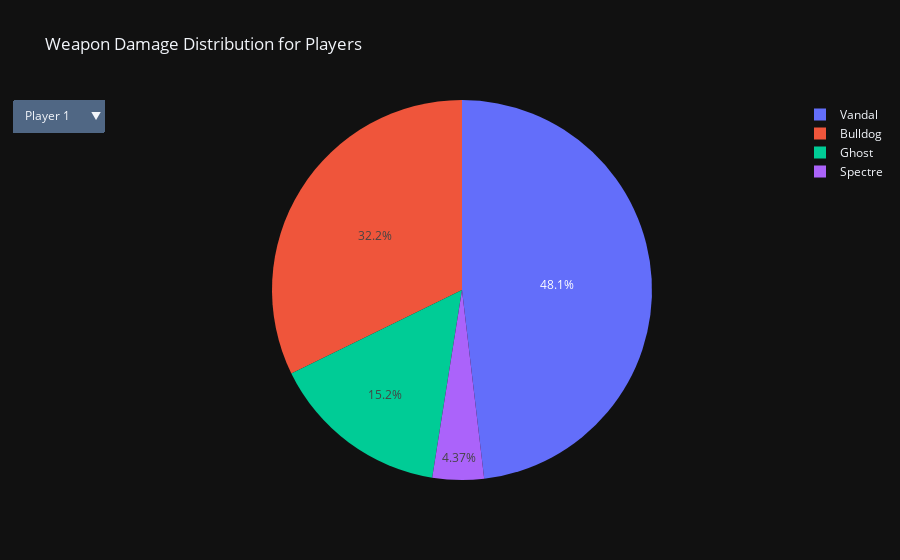

Notebook code for this chart:
### Code cell
# 创建不同玩家的饼图
fig = go.Figure()

# 为每个玩家创建饼图数据
players = df_without_location_general['causerID'].unique()
for player in players:
    player_data = df_without_location_general[df_without_location_general['causerID'] == player]
    fig.add_trace(go.Pie(labels=player_data['weaponName'], 
                         values=player_data['damageAmount'], 
                         visible=(player == players[0]),  # 仅默认显示第一个玩家的图
                         name=f'Player {player}'))

# 创建下拉按钮
buttons = []
for i, player in enumerate(players):
    buttons.append(dict(method='update',
                        label=f"Player {player}",
                        args=[{'visible': [False] * len(players)},  # 隐藏其他玩家的数据
                              {'title': f"Weapon Damage Distribution for Player {player}"}]))
    buttons[-1]['args'][0]['visible'][i] = True  # 仅显示当前选择玩家的饼图

# 添加按钮到图表中
fig.update_layout(updatemenus=[{
    'buttons': buttons,
    'direction': 'down',
    'showactive': True
}])

fig.update_layout(title_text="Weapon Damage Distribution for Players")


fig.add_trace(go.Pie(labels=player_data['weaponName'], 
                     values=player_data['damageAmount'], 
                     visible=(player == players[0]), 
                     name=f'Player {player}'))

# 显示图表
fig.show()

### Figure 1 — Plotly figure (JSON) as saved in the notebook; plotly's stock layout.template omitted (floating-point values rounded to 4 significant figures)
{"data": [{"labels": ["Ghost", "Spectre", "Spectre", "Spectre", "Spectre", "Bulldog", "Vandal", "Bulldog", "Bulldog", "Vandal", "Vandal", "Vandal", "Bulldog", "Vandal", "Vandal", "Ghost", "Ghost", "Ghost", "Ghost", "Ghost", "Ghost", "Ghost", "Bulldog", "Bulldog", "Bulldog", "Bulldog", "Bulldog", "Bulldog", "Bulldog", "Bulldog", "Bulldog", "Bulldog", "Vandal", "Vandal", "Vandal", "Vandal", "Vandal", "Vandal", "Vandal"], "name": "Player 1", "type": "pie", "values": [30, 20, 20, 20, 20, 35, 150, 35, 25, 5, 150, 40, 35, 125, 40, 75, 30, 30, 30, 14, 30, 40, 35, 30, 23.01, 76.99, 0.25, 115.5, 34.5, 35, 90, 19.7, 90.3, 34.7, 40, 125, 23.76, 23.85, 33.13], "visible": true}, {"labels": ["Ghost", "Ghost", "Classic", "Classic", "Classic", "Bulldog", "Vandal", "Vandal", "Vandal", "Vandal", "Vandal", "Vandal", "Vandal", "Vandal", "Vandal", "Phantom", "Phantom", "Vandal", "Vandal", "Vandal", "Vandal", "Vandal", "Spectre", "Spectre", "Spectre", "Ghost", "Shorty", "Shorty", "Shorty", "Shorty", "Shorty", "Shorty", "Shorty", "Shorty", "Shorty", "Shorty", "Shorty", "Shorty", "Vandal", "Vandal", "Guardian", "Guardian", "Guardian", "Guardian"], "name": "Player 9", "type": "pie", "values": [100, 30, 20, 78, 72, 115.5, 40, 110, 27, 40, 40, 70, 150, 40, 40, 39, 31, 40, 40, 40, 5, 40, 30, 26, 26, 105, 12, 6.433, 12, 4.275, 4.869, 12, 12, 24, 24, 24, 12, 2.423, 40, 40, 65, 5, 128.2, 150], "visible": false}, {"labels": ["Ghost", "Ghost", "Ghost", "Ghost", "Ghost", "Bulldog", "Bulldog", "Bulldog", "Bulldog", null, "Guardian", "Guardian", "Vandal", "Vandal", null, "Vandal", "Vandal", "Vandal", "Vandal", "Vandal", "Vandal", "Vandal", "Sheriff", "Sheriff", "Vandal", "Vandal", "Vandal", "Vandal", "Ghost", "Ghost", "Ghost", "Bulldog", "Bulldog", "Bulldog", "Bulldog", "Bulldog", "Bulldog", "Bulldog", "Vandal", "Vandal", "Vandal"], "name": "Player 5", "type": "pie", "values": [30, 97.84, 30, 30, 10, 100, 35, 35, 30, 39.4, 65, 100, 40, 125, 49.84, 40, 35.16, 40, 40, 40, 24.05, 74.95, 125, 50, 125.1, 30, 30.0, 110, 100, 25, 22, 35, 18.15, 35, 11.85, 35, 35, 30, 40, 40, 40], "visible": false}, {"labels": ["Classic", "Classic", "Ghost", "Ghost", "Ghost", "Ghost", "Vandal", "Vandal", "Vandal", "Vandal", "Vandal", "Vandal", "Vandal", "Vandal", "Vandal", "Vandal", "Vandal", "Vandal", "Vandal", "Vandal", "Vandal", "Vandal", "Vandal", "Phantom", "Phantom", "Phantom", "Vandal", "Vandal", "Vandal", "Vandal", "Vandal", "Vandal", "Vandal", "Vandal", "Classic", "Classic", "Bulldog", "Bulldog", "Bulldog", "Bulldog", "Sheriff", "Vandal", "Vandal", "Vandal", "Vandal", "Vandal", "Vandal", "Vandal", "Vandal", "Vandal", "Vandal"], "name": "Player 3", "type": "pie", "values": [2.155, 70, 30, 30, 30, 10, 16.7, 16.7, 16.67, 16.7, 16.68, 16.78, 16.76, 27.37, 40, 40, 40, 40, 40, 150, 125, 34, 18.63, 35, 35, 12.5, 24.9, 150, 150, 40, 40, 40, 150, 30, 78, 26, 35, 35, 35, 29.75, 65.3, 40, 40, 40, 5, 125, 100, 40, 40, 5, 44.26], "visible": false}, {"labels": ["Classic", "Classic", "Classic", "Vandal", "Vandal", "Vandal", "Sheriff", "Sheriff", "Vandal", "Vandal", "Vandal", "Vandal", "Vandal", "Vandal", "Classic", "Vandal", "Judge", "Vandal"], "name": "Player 8", "type": "pie", "values": [78, 26, 26, 40, 40, 40, 31.32, 33.87, 40, 38.07, 17.29, 40, 40, 40, 26, 66, 17, 150], "visible": false}, {"labels": ["Ghost", "Ghost", "Ghost", "Ghost", "Ghost", "Bulldog", "Bulldog", "Bulldog", "Bulldog", "Vandal", "Vandal", "Vandal", "Operator", "Operator", "Judge", "Judge", "Judge", "Judge", "Judge", "Judge", "Judge", "Judge", "Judge", "Judge", "Operator", "Operator", "Operator", null, "Classic", "Sheriff", "Vandal", "Vandal", "Shorty", "Shorty", "Shorty", "Shorty", "Shorty", "Shorty", "Shorty", "Shorty", "Vandal", "Vandal", "Vandal", "Vandal"], "name": "Player 2", "type": "pie", "values": [30, 70, 25.5, 30, 69.5, 100, 20, 35, 90, 30.14, 22.3, 62.56, 100, 150, 17, 17, 14.45, 17, 17, 14.45, 17, 14.45, 17, 4.65, 60, 125, 110, 42.5, 26, 55, 150, 40, 12, 24, 12, 24, 12, 12, 12, 12, 40, 42.94, 40, 85], "visible": false}, {"labels": ["Ghost", null, null, null, "Vandal", "Vandal", "Vandal", "Vandal", "Vandal", "Vandal", null, null, null, "Vandal", "Vandal", "Vandal", "Vandal", "Vandal", "Vandal", "Vandal", "Vandal", "Vandal", "Vandal", "Vandal", "Vandal", "Vandal", "Vandal", "Vandal", "Vandal", "Vandal", "Vandal", "Vandal", "Vandal", "Vandal", "Vandal", "Vandal", "Ghost", "Ghost", "Ghost", "Ghost", "Ghost", "Ghost", "Bulldog", "Bulldog", "Bulldog", "Vandal", "Vandal", "Vandal", "Vandal", "Vandal"], "name": "Player 7", "type": "pie", "values": [22, 6, 6, 6, 125, 40, 45, 40, 40, 40, 6, 6, 6, 40, 40, 40, 40, 36, 16.89, 108.1, 40, 52.46, 32.54, 114.0, 21.52, 40, 30, 110, 40, 110, 40, 80.45, 40, 40, 40, 30, 8, 30, 30, 30, 25.5, 9.5, 64.38, 35, 21.51, 34, 40, 40, 40, 13], "visible": false}, {"labels": ["Classic", "Phantom", "Phantom", "Classic", "Classic", "Classic", "Classic", "Classic", "Vandal", "Vandal", "Vandal", "Vandal", "Vandal", null, null, "Phantom", "Phantom", "Vandal", null, "Classic", "Classic", "Classic", "Classic", "Classic", "Classic", "Classic", "Classic", "Classic", "Classic", "Classic", "Classic", "Phantom", "Phantom"], "name": "Player 10", "type": "pie", "values": [78, 29.75, 35, 78, 47, 78, 12.92, 12.42, 40, 6.663, 150, 40, 40, 53.39, 30.96, 140, 35, 17.44, 43.75, 78, 22, 22, 22, 22, 26, 28.69, 78, 47, 78, 26, 26, 125, 75.96], "visible": false}, {"labels": ["Ghost", "Ghost", "Ghost", "Ghost", "Phantom", "Phantom", "Phantom", "Phantom", "Phantom", "Vandal", "Vandal", "Vandal", "Vandal", "Vandal", "Vandal", "Vandal", "Vandal", "Vandal", "Vandal", "Vandal", "Vandal", "Vandal", "Vandal", "Vandal", "Vandal", "Vandal", "Vandal", "Vandal", "Vandal", "Vandal", "Phantom", "Phantom", "Phantom", "Phantom", "Phantom", "Phantom", "Sheriff", "Vandal", "Vandal", "Vandal", "Vandal", "Vandal", "Vandal", "Vandal", "Vandal", "Vandal", "Vandal"], "name": "Player 4", "type": "pie", "values": [30, 80.6, 30, 30, 20.13, 20.13, 20.13, 17.11, 20.13, 16.76, 125, 16.24, 40, 40, 40, 5, 20, 40, 40, 34, 11, 125, 21.45, 40, 23.55, 40, 40, 85, 47.37, 40, 15.96, 31, 31, 31, 31, 1, 50, 40, 40, 40, 5, 40, 40, 40, 5, 40, 85], "visible": false}, {"labels": ["Vandal", "Vandal", "Vandal", "Vandal", "Vandal", "Vandal", "Vandal", "Stinger", "Stinger", "Stinger", "Stinger", "Stinger", "Stinger", "Stinger", "Vandal", "Vandal", "Vandal", "Vandal", "Vandal", "Vandal", "Vandal", "Vandal", "Vandal", "Vandal", "Vandal", "Vandal", "Vandal", "Vandal", "Vandal", "Vandal", "Vandal", "Vandal", "Frenzy", "Classic", "Classic", "Classic", "Vandal", "Vandal", "Vandal", "Judge", "Judge", "Judge", "Vandal", "Vandal"], "name": "Player 6", "type": "pie", "values": [40, 40, 125, 150, 100, 40, 5, 23, 23, 23, 19.56, 23, 23, 23, 40, 40, 70, 40, 13.75, 34, 40, 40, 40, 5, 100, 40, 20, 150, 40, 40, 29.55, 40, 26, 22, 26, 26, 14.68, 14.88, 32.98, 17, 17, 17, 40, 40], "visible": false}, {"labels": ["Vandal", "Vandal", "Vandal", "Vandal", "Vandal", "Vandal", "Vandal", "Stinger", "Stinger", "Stinger", "Stinger", "Stinger", "Stinger", "Stinger", "Vandal", "Vandal", "Vandal", "Vandal", "Vandal", "Vandal", "Vandal", "Vandal", "Vandal", "Vandal", "Vandal", "Vandal", "Vandal", "Vandal", "Vandal", "Vandal", "Vandal", "Vandal", "Frenzy", "Classic", "Classic", "Classic", "Vandal", "Vandal", "Vandal", "Judge", "Judge", "Judge", "Vandal", "Vandal"], "name": "Player 6", "type": "pie", "values": [40, 40, 125, 150, 100, 40, 5, 23, 23, 23, 19.56, 23, 23, 23, 40, 40, 70, 40, 13.75, 34, 40, 40, 40, 5, 100, 40, 20, 150, 40, 40, 29.55, 40, 26, 22, 26, 26, 14.68, 14.88, 32.98, 17, 17, 17, 40, 40], "visible": false}], "layout": {"title": {"text": "Weapon Damage Distribution for Players"}, "updatemenus": [{"buttons": [{"args": [{"visible": [true, false, false, false, false, false, false, false, false, false]}, {"title": "Weapon Damage Distribution for Player 1"}], "label": "Player 1", "method": "update"}, {"args": [{"visible": [false, true, false, false, false, false, false, false, false, false]}, {"title": "Weapon Damage Distribution for Player 9"}], "label": "Player 9", "method": "update"}, {"args": [{"visible": [false, false, true, false, false, false, false, false, false, false]}, {"title": "Weapon Damage Distribution for Player 5"}], "label": "Player 5", "method": "update"}, {"args": [{"visible": [false, false, false, true, false, false, false, false, false, false]}, {"title": "Weapon Damage Distribution for Player 3"}], "label": "Player 3", "method": "update"}, {"args": [{"visible": [false, false, false, false, true, false, false, false, false, false]}, {"title": "Weapon Damage Distribution for Player 8"}], "label": "Player 8", "method": "update"}, {"args": [{"visible": [false, false, false, false, false, true, false, false, false, false]}, {"title": "Weapon Damage Distribution for Player 2"}], "label": "Player 2", "method": "update"}, {"args": [{"visible": [false, false, false, false, false, false, true, false, false, false]}, {"title": "Weapon Damage Distribution for Player 7"}], "label": "Player 7", "method": "update"}, {"args": [{"visible": [false, false, false, false, false, false, false, true, false, false]}, {"title": "Weapon Damage Distribution for Player 10"}], "label": "Player 10", "method": "update"}, {"args": [{"visible": [false, false, false, false, false, false, false, false, true, false]}, {"title": "Weapon Damage Distribution for Player 4"}], "label": "Player 4", "method": "update"}, {"args": [{"visible": [false, false, false, false, false, false, false, false, false, true]}, {"title": "Weapon Damage Distribution for Player 6"}], "label": "Player 6", "method": "update"}], "direction": "down", "showactive": true}]}}
